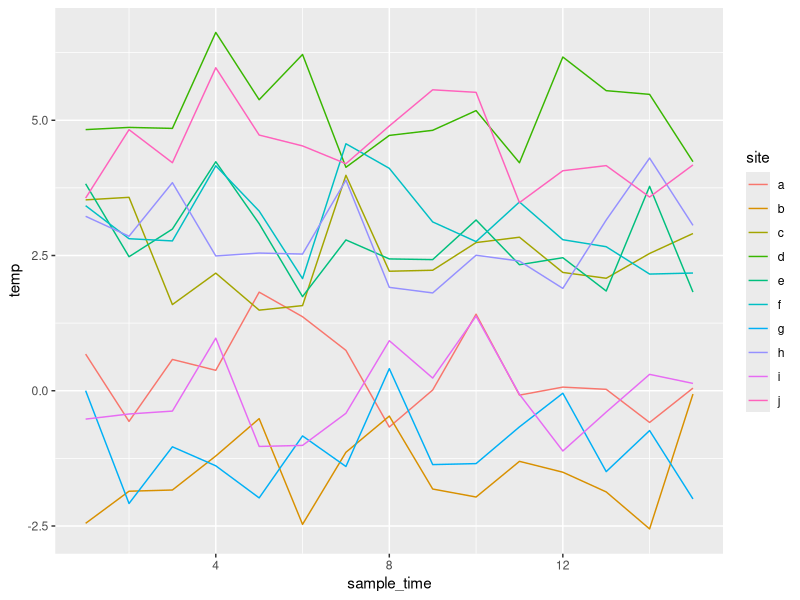
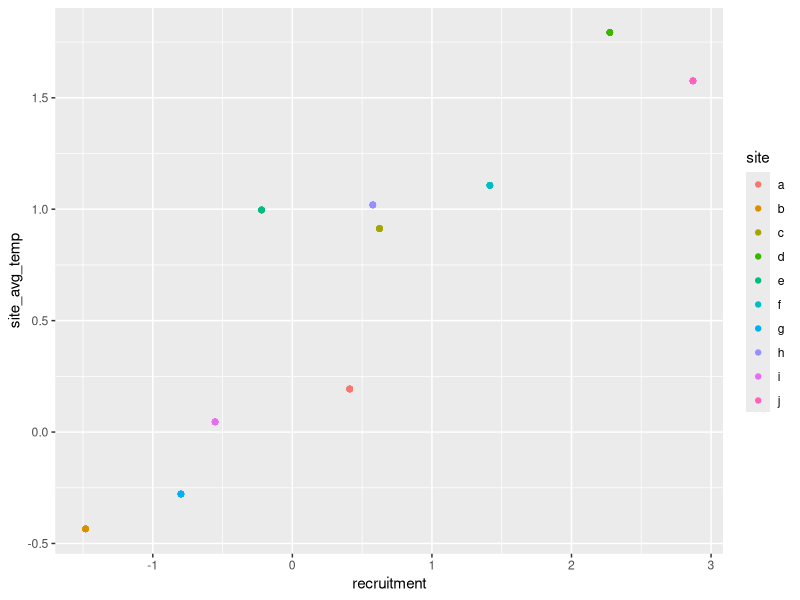
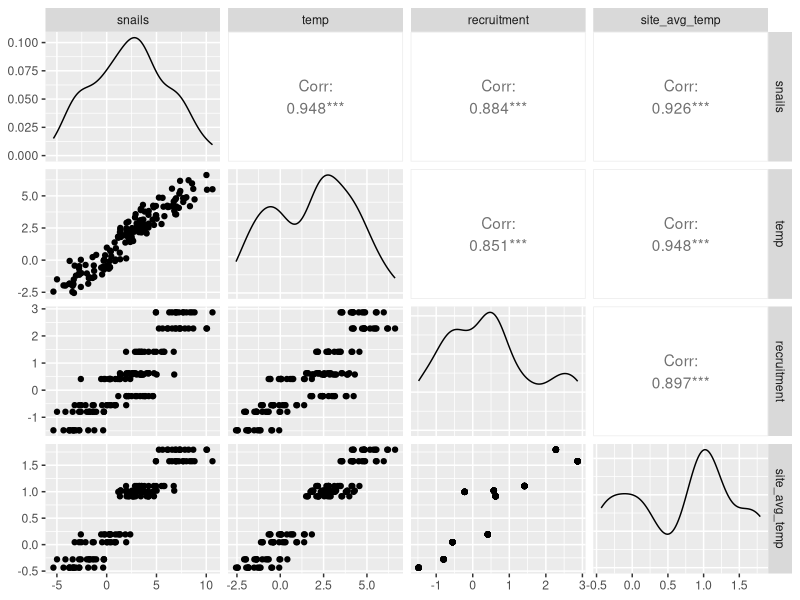

Here is the R script that generated these plots, in order: (Note: this script raises an error after producing the figures.)
## ---- chunk 1
library(knitr)
library(kableExtra)
knitr::opts_chunk$set(echo = TRUE, warning = FALSE)

#data
library(dplyr)
library(tidyr)

#graphics
library(ggplot2)
library(GGally)
library(DiagrammeR)

## ---- chunk 2
whole_system <- grViz("
 digraph{

  graph [layout = 'circo', fontsize=6, overlap='false']

  node [shape = box,
        fontname = Helvetica]
  'Site Average\nTemperature', 'Dev. from\nSite Avg.', 
  Recruitment, Snails, Temperature, Site

  'Site Average\nTemperature' -> Temperature
  'Dev. from\nSite Avg.' -> Temperature
  'Site' -> Recruitment
  'Site' -> 'Site Average\nTemperature'
  'Site' -> Snails
  Recruitment -> Snails
  Temperature -> Snails


 } 
")

whole_system
## ---- chunk 3
set.seed(nchar("A causal model  odyssey"))

#the basic physical data
my_df <- crossing(tibble(site = letters[1:10], 
                  site_avg_temp = rnorm(10),
                  recruitment = rnorm(10, site_avg_temp)),
                  deviation_from_site_avg = rnorm(15)) %>%
  mutate(temp = 3*site_avg_temp + deviation_from_site_avg) %>%
  arrange(ord = rnorm(150)) %>% #randomness!
  group_by(site) %>%
  mutate(sample_time = 1:15) %>%
  ungroup()
## ---- chunk 4
qplot(sample_time, temp, data = my_df, color = site, geom="line")
## ---- chunk 5
#A site-level covariate that correlated with site average temperature
#my_df <- my_df %>%
#  mutate(recruitment = rnorm(n(), site_avg_temp))
## ---- chunk 6
qplot(recruitment, site_avg_temp, data = my_df, color = site, geom="point")
## ---- chunk 7
#OK, snail abund is a function of temperature and recruitment
my_df <- my_df %>%
  mutate(snails = rnorm(n(), temp + recruitment))
## ---- chunk 8
grViz("
 digraph{

  graph [layout = 'circo', fontsize=6, overlap='false']

  node [shape = plaintext,
        fontname = Helvetica]
  Site, Snails, Temperature

  'Site' -> Snails
  Temperature -> Snails


 } 
")

## ---- chunk 9
ggpairs(my_df %>% select(snails, temp, recruitment, site_avg_temp))
## ---- chunk 10
grViz("
 digraph{

  graph [layout = 'dot', fontsize=6, overlap='false']

  node [shape = box,
        fontname = Helvetica]
  Snails, Temperature

  subgraph cluster0 {
		color = 'lightgrey'
    style = 'filled'
    shape = 'oval'

    node  [shape = oval,
          fontname = Helvetica]

    edge[style=invis]
    Site -> Error
}
  Site -> Snails
  Error -> Snails
  Temperature -> Snails


 } 
")

## ---- chunk 11
grViz("
 digraph{

  graph [layout = 'dot', fontsize=6, overlap='false']

  node [shape = box,
        fontname = Helvetica]
  Snails, Temperature, Site

  Site -> Snails
  Site -> Temperature [dir='both']
  Temperature -> Snails


 } 
")
## ---- chunk 12
grViz("
 digraph{

  graph [layout = 'dot', fontsize=6, overlap='false']

  node [shape = box,
        fontname = Helvetica]
  Snails, Temperature, 'Site Average\nTemperature'

  node  [shape = oval,
          fontname = Helvetica]
  Site

  Site -> Snails
  Temperature -> Snails
  'Site Average\nTemperature' -> Snails
  'Site Average\nTemperature' -> Temperature  [dir='both']

 } 
")
## ---- chunk 13
grViz("
 digraph{

  graph [layout = 'dot', fontsize=6, overlap='false']

  node [shape = box,
        fontname = Helvetica]
  Snails, 'Site Average\nTemperature', 'Dev. from\nSite Avg.'

  node  [shape = oval,
          fontname = Helvetica]
  Site

  Site -> Snails
  'Dev. from\nSite Avg.' -> Snails
  'Site Average\nTemperature' -> Snails
  'Site Average\nTemperature' -> 'Dev. from\nSite Avg.'  [dir='both', label='0']

 } 
")
## ---- chunk 14
my_df <- my_df %>%
  group_by(site) %>%
  arrange(sample_time) %>%
  mutate(delta_temp = temp - lag(temp),
         delta_snails = snails - lag(snails)) %>%
  ungroup()
## ---- chunk 15
grViz("
 digraph{

  graph [layout = 'dot', fontsize=6, overlap='false']

  node [shape = box,
        fontname = Helvetica]
  'Change in\nSnails', 'Change in\nTemperature'

  node  [shape = oval,
          fontname = Helvetica]
  Site

  Site -> 'Change in\nSnails'
  'Change in\nTemperature' -> 'Change in\nSnails'

 } 
")
## ---- chunk 16
library(nlme)

#Now, on to models
ran_mod <- lme(snails ~ temp,
               random = ~1|site,
               data= my_df)

fix_mod <- lm(snails ~ temp + site, data = my_df)
 
mundlak_mod <- lme(snails ~ temp + site_avg_temp,
                    random = ~1|site,
                    data= my_df)
 
gmc_mod <- lme(snails ~ deviation_from_site_avg + site_avg_temp,
                random = ~1|site,
                data= my_df) 

diff_mod <- lme(delta_snails ~ delta_temp,
                random = ~1|site,
                data = my_df,
                na.action = na.omit)

## ---- chunk 17
ran_mod %>% broom::tidy(effects="fixed") %>% kable("html",3) %>% kable_styling
(fix_mod %>% broom::tidy())[1:2,]%>% kable("html",3) %>% kable_styling
mundlak_mod %>% broom::tidy(effects="fixed")%>% kable("html",3) %>% kable_styling
gmc_mod %>% broom::tidy(effects="fixed")%>% kable("html",3) %>% kable_styling
diff_mod %>% broom::tidy(effects="fixed")%>% kable("html",3) %>% kable_styling
## ---- chunk 18
my_df <- my_df %>%
  mutate(snails_2 = rnorm(n(), temp - recruitment))
## ---- chunk 19

my_df <- my_df %>%
  group_by(site) %>%
  arrange(sample_time) %>%
  mutate(delta_snails_2 = snails_2 - lag(snails_2)) %>%
  ungroup()

ran_mod_2 <- lme(snails_2 ~ temp,
               random = ~1|site,
               data= my_df)

fix_mod_2 <- lm(snails_2 ~ temp + site, data = my_df)
 
mundlak_mod_2 <- lme(snails_2 ~ temp + site_avg_temp,
                    random = ~1|site,
                    data= my_df)
 
gmc_mod_2 <- lme(snails_2 ~ deviation_from_site_avg + site_avg_temp,
                random = ~1|site,
                data= my_df) 

diff_mod_2 <- lme(delta_snails_2 ~ delta_temp,
                random = ~1|site,
                data = my_df,
                na.action = na.omit)

## ---- chunk 20
ran_mod_2 %>% broom::tidy(effects="fixed") %>% kable("html",3) %>% kable_styling
(fix_mod_2 %>% broom::tidy())[1:2,]%>% kable("html",3) %>% kable_styling
mundlak_mod_2 %>% broom::tidy(effects="fixed")%>% kable("html",3) %>% kable_styling
gmc_mod_2 %>% broom::tidy(effects="fixed")%>% kable("html",3) %>% kable_styling
diff_mod_2 %>% broom::tidy(effects="fixed")%>% kable("html",3) %>% kable_styling
